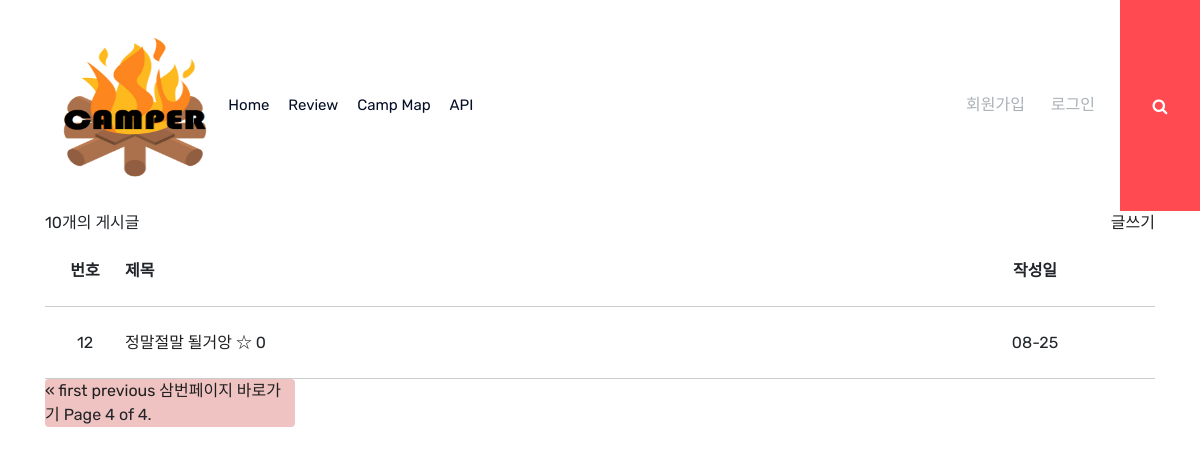
Before: /?page=4 with the older database file.
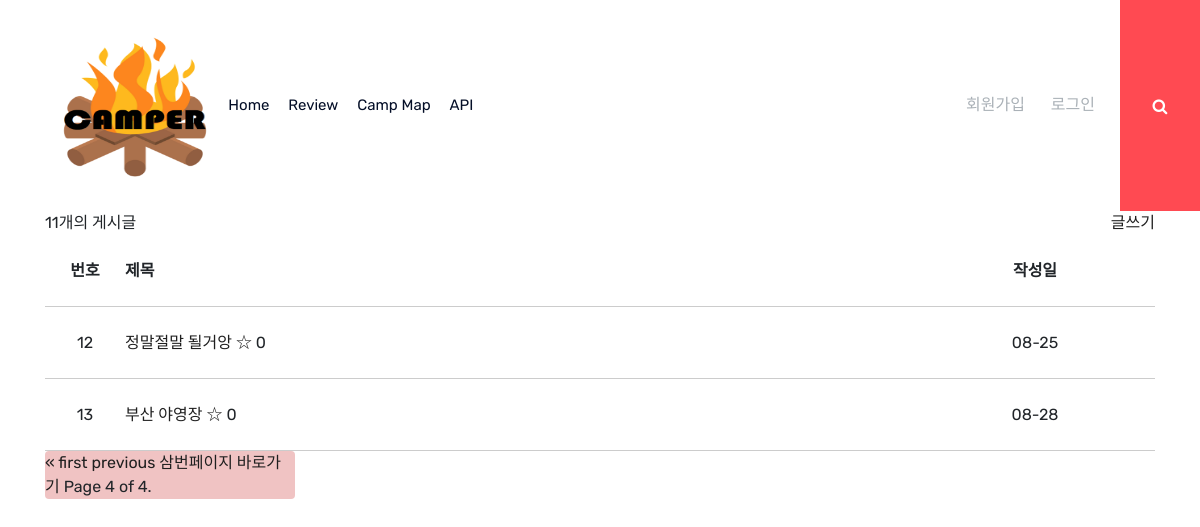
After: the same page with the newer database file.
### board/models.py (models this page shows, shortened)
class Post(models.Model):
    author = models.ForeignKey(settings.AUTH_USER_MODEL,
                               on_delete=models.CASCADE,
                               null=True,
                               related_name="created_posts")
    title = models.CharField("제목", max_length=50)
    camp_type_choice = (
		('백패킹', 'back'),
        ('차박', 'car'),
        ('오토캠핑', 'auto'))
    camp_type = models.CharField("캠프 타입", max_length=20, choices=camp_type_choice)
    desc = models.TextField("내용")     #사진 포함. photo = models.ImageField("사진", blank=True)
    position_latitude = models.FloatField("위도", null=True, blank=True, default=None)
    position_longitude= models.FloatField("경도", null=True, blank=True, default=None)
    address=models.CharField("주소", max_length=200,default = '')
    facility_toilet = models.BooleanField("화장실", default=False)
    facility_showerroom = models.BooleanField("샤워실",default=False)
    facility_cookroom = models.BooleanField("취사장", default=False)
    facility_store = models.BooleanField("매점", default=False)
    facility_electric = models.BooleanField("전기시설", default=False)
    facility_water_sewage = models.BooleanField("상하수시설", default=False)
    facility_fire = models.BooleanField("화재관련시설", default=False)
    capacity = models.FloatField("야영 가능한 사이트 수", null=True, blank=True, default=None)
    price_min=models.FloatField("최소이용가격", null=True, blank=True, default=None)
    price_max=models.FloatField("최대이용가격", null=True, blank=True, default=None)
    like = models.ManyToManyField(settings.AUTH_USER_MODEL,
                                  related_name="liked_posts")
    create_at = models.DateTimeField('처음작성시각', default=timezone.now)

### board/views.py (the view)
# urls.py: path('', index, name="index"),
def index(request):
    context = dict()
    search_q = request.GET.get('q', '')
    filter_q = request.GET.get('filter', '')  #filter_q = 오늘
    search_post = Post.objects.filter(
        Q(title__icontains=search_q) | Q(desc__icontains=search_q))
    filter_post = search_post.filter(
        Q(title__icontains=filter_q) | Q(desc__icontains=filter_q))
    paginator = Paginator(filter_post, 3)  # Show 25 contacts per page.
    page_number = request.GET.get('page')
    page_obj = paginator.get_page(page_number)
    context['all_post'] = filter_post
    context['page_obj'] = page_obj
    return render(request, 'index.html', context)

### board/templates/index.html (shortened to what this page needs)
{% extends 'header.html' %}
{%load static%}
{% block extrahead %}
    <link rel="stylesheet" href="{% static 'css/index.css' %}" type="text/css" />
{% endblock %}
{% block content %}
<div class = "container">
{{all_post|length}}개의 게시글
    <div class="write" style="float: right;">
    <a class="black_btn" href="{% url 'write' %}">글쓰기</a>
    </div>
<section>
    <div class="post_row post_row_label">
        <div class="post_id"> 번호 </div>
        <div class="post_title"> 제목 </div>
        <div class="post_date">작성일</div>
    </div>
    {% for one_post in page_obj %}
         <div class="post_row">
            <div class="post_id"> {{one_post.id}} </div>
            <div class="post_title">
                <a href="{% url 'detail' one_post.id %}">{{one_post.title}}</a>
                {% if user in one_post.like.all %}
                <a href="{% url 'like' one_post.id %}">★</a>
                {%else%}
                <a href="{% url 'like' one_post.id %}">☆</a>
                {%endif%}
                {{one_post.like.all|length }}
            </div>
            <div class="post_date">{{one_post.create_at|date:" m-d "}}</div>
        </div>
    {%endfor%}
    <div class="text_center" style="display: block; align-items:center; justify-content:center;">
    <div class="pagination" style = 'width:250px; background-color: rgb(240, 195, 195);'>
        <span class="step-links" >
            {% if page_obj.has_previous %}
                <a href="?page=1">&laquo; first</a>
                <a href="?page={{ page_obj.previous_page_number }}">previous</a>
            {% endif %}
            <a href="?page=3">삼번페이지 바로가기</a>
            <span class="current">
                Page {{ page_obj.number }} of {{ page_obj.paginator.num_pages }}.
            </span>
        </span>
    </div>
    </div>
    </div>
{%endblock%}

### templates/header.html (shortened to what this page needs)
{% load static %}
<!DOCTYPE html>
<html lang="en">
<head>
    <link rel="stylesheet" href="{% static 'css/bootstrap.min.css' %}">
    <link rel="stylesheet" href="{% static 'css/owl.carousel.min.css' %}">
    <link rel="stylesheet" href="{% static 'css/magnific-popup.css' %}">
    <link rel="stylesheet" href="{% static 'css/font-awesome.min.css' %}">
    <link rel="stylesheet" href="{% static 'css/themify-icons.css' %}">
    <link rel="stylesheet" href="{% static 'css/nice-select.css' %}">
    <link rel="stylesheet" href="{% static 'css/flaticon.css' %}">
    <link rel="stylesheet" href="{% static 'css/gijgo.css' %}">
    <link rel="stylesheet" href="{% static 'css/animate.css' %}">
    <link rel="stylesheet" href="{% static 'css/slick.css' %}">
    <link rel="stylesheet" href="{% static 'css/slicknav.css' %}">
    <link rel="stylesheet" href="https://ajax.googleapis.com/ajax/libs/jqueryui/1.11.2/themes/smoothness/jquery-ui.css">
    <link rel="stylesheet" href="{% static 'css/style.css' %}">
    {% block extrahead %}
    {% endblock %}
</head>
<body>
    <header>
        <div class="header-area ">
            <div id="sticky-header" class="main-header-area">
                <div class="container-fluid">
                    <div class="header_bottom_border">
                        <div class="row align-items-center">
                            <div class="col-xl-2 col-lg-2">
                                <div class="logo">
                                    <a class="logo" href="{% url 'index' %}">
                                        <img src="{% static 'img/camper.png' %}" alt="" width="200" height="150">
                                    </a>
                                </div>
                            </div>
                            <div class="col-xl-6 col-lg-6">
                                <div class="main-menu  d-none d-lg-block">
                                    <nav>
                                        <ul id="navigation">
                                            <li><a class="active" href="{% url 'index' %}">home</a></li>
                                            <li><a href="{% url 'write' %}">Review</a></li>
                                            <li><a class="" href="{% url 'map' %}">Camp Map</a></li>
                                            <li><a class="" href="{% url 'API' %}">API</a></li>
                                        </ul>
                                    </nav>
                                </div>
                            </div>
                            <div class="col-xl-4 col-lg-4 d-none d-lg-block">
                                <div class="social_wrap d-flex align-items-center justify-content-end">
                                    <div class="social_links d-none d-xl-block">
                                        <ul>
                                                {% if user.is_authenticated %}
                                                    <li><a href="{% url 'mypage' user.id %}">{{user}}</a></li>
                                                    <a href="{% url 'signout' %}">로그아웃</a></li>
                                                {%else%}
                                                    <li><a href="{% url 'signup' %}">회원가입</a></li>
                                                    <li><a href="{% url 'signin' %}">로그인</a></li>
                                                {%endif%}
                                        </ul>
                                    </div>
                                </div>
                            </div>
                            <div class="seach_icon">
                                <a data-toggle="modal" data-target="#exampleModalCenter" href="#">
                                    <i class="fa fa-search"></i>
                                </a>
                            </div>
                            <div class="col-12">
                            </div>
                        </div>
                    </div>
                </div>
            </div>
        </div>
    </header>
    {% block content %}
    {%endblock%}
</body>
</html>

### board/static/css/index.css (style rules this page uses)
section { width:100%; display:flex; flex-direction: column; background-color:white; }
.post_row { display:flex; align-items: center; height:4.5rem; border-bottom:1.5px solid #ccc; }
.post_row_label div { font-weight:bold; }
.post_id { width:5rem; text-align:center; }
.post_title { flex:1; }
.post_date { width:15rem; text-align:center; }

Changed rows visible on the page:
added Post: id "13", title "부산 야영장", like.all|length "0", create_at "08-28"
Other visible differences:
{{ all_post|length }}: "10" → "11"
